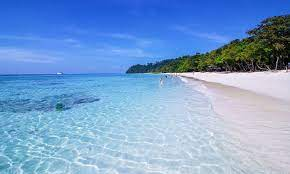
%> input picture Ex715_Psudo_Coloring/testImg.jpg, 290 x 174 px
$ octave M_73CS63112_Contrast_Stretching.m   (GNU Octave 9; MATLAB toolbox functions it lacks are replaced by stand-ins)
%> lines starting %> are read from the running program, lines starting %| are printed output that depends on the picture
% M_73CS63112.m
% เขียนคำสั่ง Matlab เพื่อทำการยืดคอนทราสตามสมการ (7.2)

clear
[filename pathname] = uigetfile({'*.jpg';'*.png';'*.bmp'},'File Selector');
%> the answer given: Ex715_Psudo_Coloring/testImg.jpg
pathf = strcat(pathname, filename);
f = imread(pathf);
%> f is the input picture: size 174x290x3 uint8; mean R, G, B 122.2, 159.8, 207.4

figure(1), imshow(f);
title("Origin Image");
figure(2), imhist(f(:,:,1));
title("Origin Image Imhist");
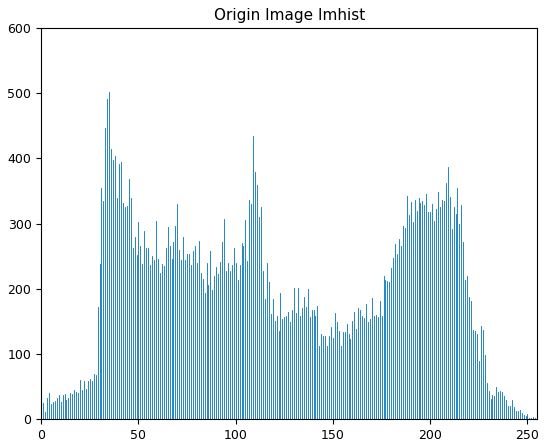
%> figure redrawn from the program's plot data; highest point at x = 35, y = 502
f = 255 * im2double(f(:,:,1));
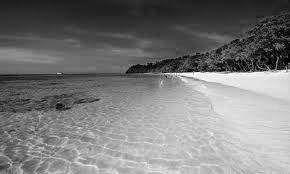
%> f: size 174x290 double; min 0, max 255, mean 122.2
a = min(min(f));
%> a = 0
b = max(max(f));
%> b = 255
va = 20;
vb = 240;

alpha = va/a;
%> alpha = Inf
beta = (255-a) + va;
%> beta = 275
gamma = (255-b) + vb;
%> gamma = 240

for i=1:size(f,1)
    for j=1:size(f,2)
        if f(i,j)>0 && f(i,j)<a
            g(i,j) = alpha * f(i,j);
        elseif f(i,j)>a && f(i,j)<b
            g(i,j) = beta * (f(i,j)-a)+va;
        else
            g(i,j) = gamma * (f(i,j)-b)+vb;
        end
    end
end
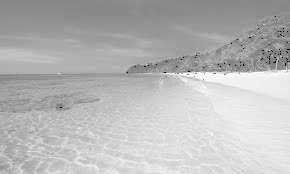
%> g: size 174x290 double; min -60960, max 69870, mean 33479.5; drawn with min black and max white
g = mat2gray(g);
figure(3), imshow(g)
title("After Contrast alpha, beta, gamma");
figure(4), imhist(g)
title("After Contrast Imhist");
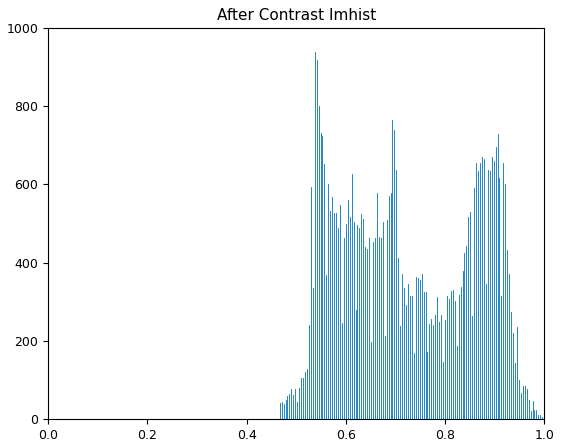
%> figure redrawn from the program's plot data; highest point at x = 0.537, y = 938
